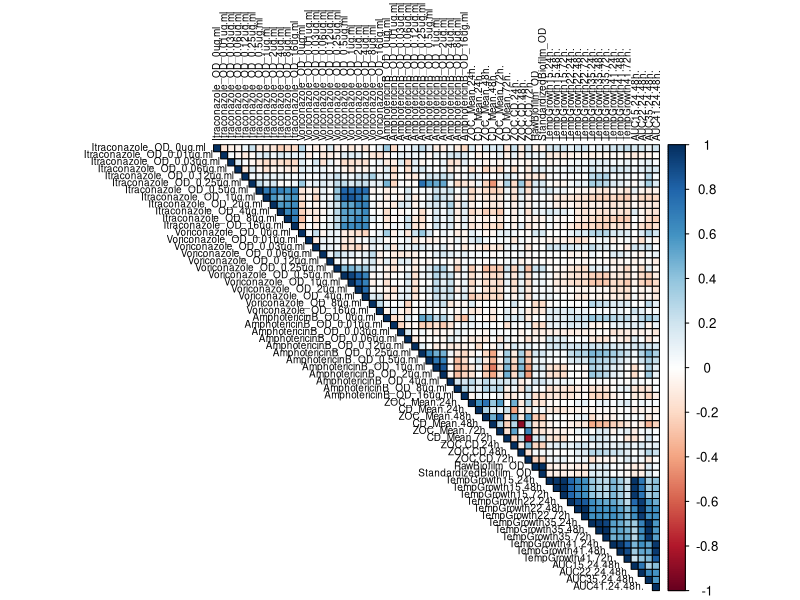

Reproduce this figure in R.
library(dplyr)
library(tidyr)
library(readr)
library(stats)
library(corrplot)

##Read Dataset
Af_data <- read.csv("Af_J57xP20.csv")

##Can see some important info about lots of quantitative data here
summary(Af_data)
str(Af_data)

##Do this to see the frequency counts of categorical variables
summary(Af_data |> mutate_if(is.character, as.factor))

##Here we notice that some MIC columns are not being treated as characters. We want to change them to characters so that their frequencies are read when using summary()
Af_data$Voriconazole_MIC <- as.character(Af_data$Voriconazole_MIC)
Af_data$AmphotericinB_MIC <- as.character(Af_data$AmphotericinB_MIC)
str(Af_data) #double check to see if columns were converted to characters

##Now this should work
(Af_data |> mutate(across(where(is.character), as.factor)) 
  |> summary()
)

##Let's perform a pairwise correlation between the different quantitative traits to see if there are any relationships. Here we specify we only want correlations between numerical values
Af_correlations <- cor(Af_data[sapply(Af_data, is.numeric) #apply to only numeric columns
  ]
)

##Now, let's plot our correlation matrix
corrplot(Af_correlations,
         method = "color", #shades in tile according to color gradient
         outline = TRUE, #adds black tile outline
         type = "upper",
         tl.col = "black", #text color
         tl.cex = 0.6) #text font size